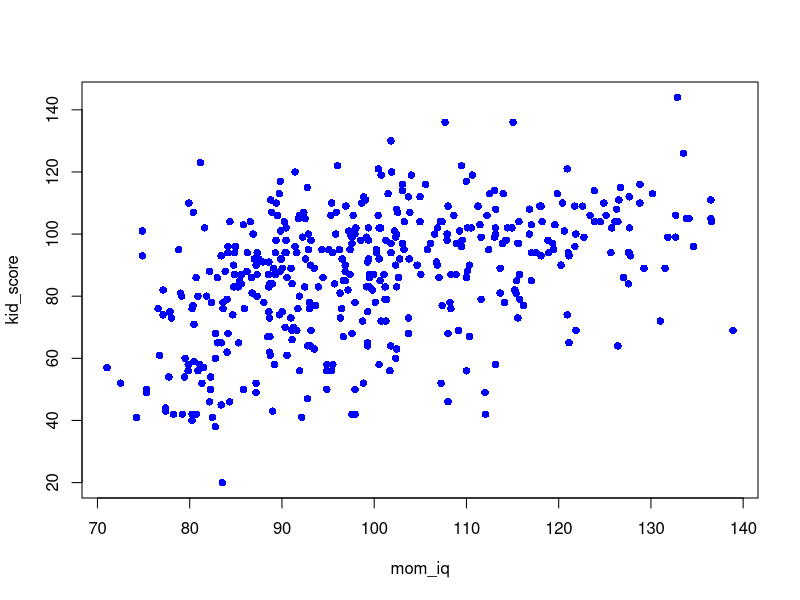
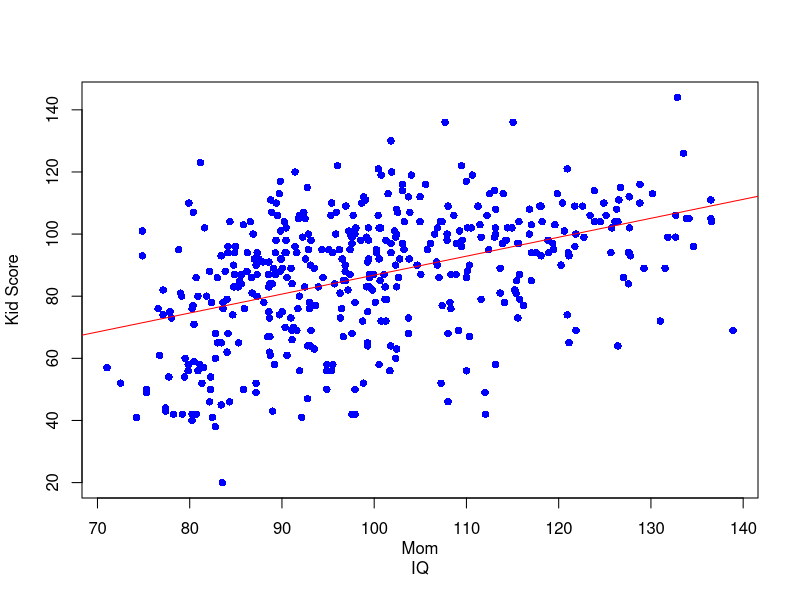

The R script that drew these images, in order:
iq = read.csv("./kidiq.csv", header=T)

# head(iq)
#
library(ggplot2)

# p = ggplot(iq, aes(x=mom_iq, y=kid_score, fill=factor(mom_work)))
#
# p + geom_point(aes(col=factor(mom_work))) + geom_smooth() +
# theme_bw() + xlab("Mom's IQ") + ylab("Kid's Score") +
# ggtitle("Hoang Kim Viet Tan") + theme(legend.position="bottom")
#
#


attach(iq)

library(ggplot2); library(gridExtra)

plot(kid_score ~ mom_iq, pch=16, col="blue")

plot(kid_score ~ mom_iq, pch=16, col="blue", xlab="Mom
IQ", ylab="Kid Score")

m = lm(kid_score ~ mom_iq)
abline(m, col="red")



